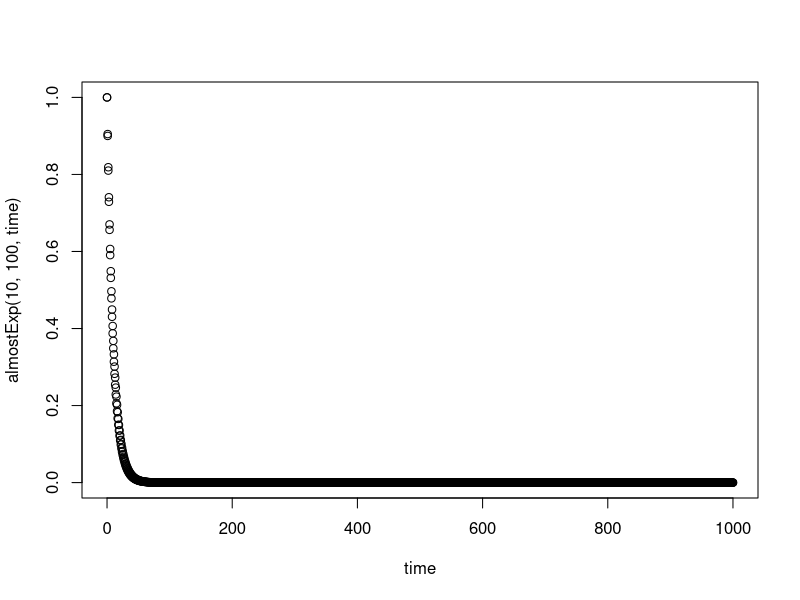
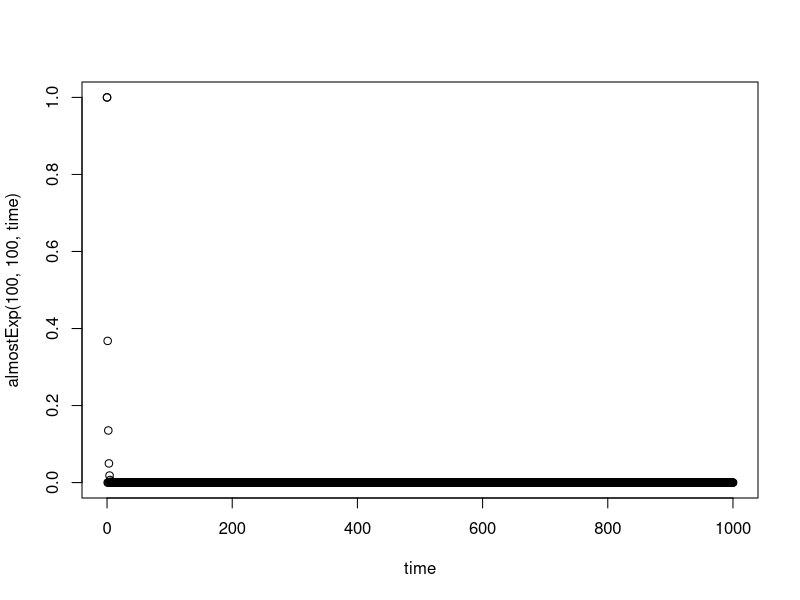

Recreate these plots in R, in order.
almostExp <- function(L, tau, t){
  return ((1- L/tau)^t)
}

Exp <- function(L, tau, t){
  return (exp(-L*t/tau))
}

time <- 0:1000

plot(time, almostExp(10, 100, time))
points(time, Exp(10, 100, time))

plot(time, almostExp(100, 100, time))
points(time, Exp(100, 100, time))

